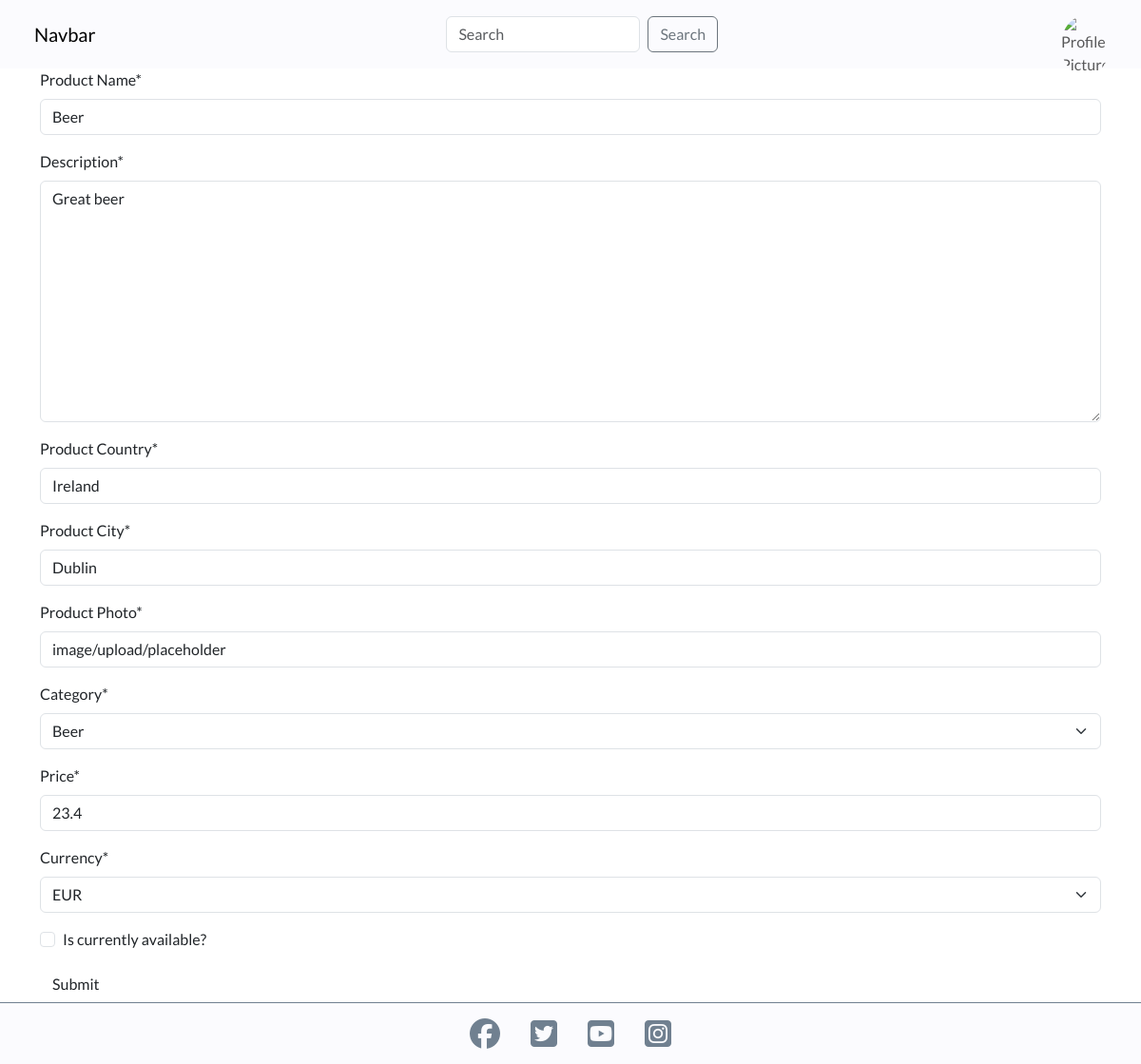
Page /products/edit/beer/14/ (signed in) on the earlier database version.
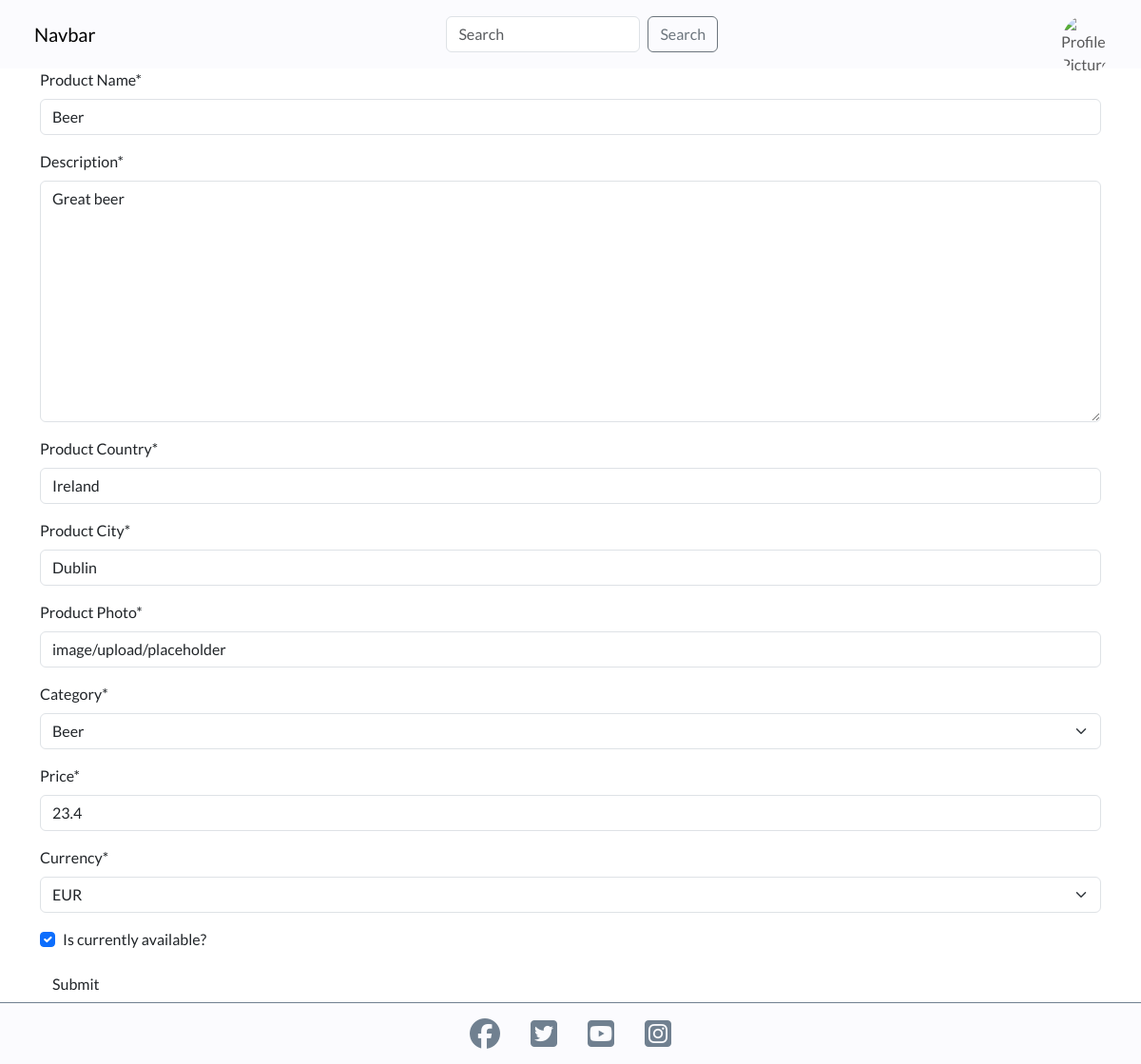
Same page on the later database version.
### products/models.py (models this page shows, shortened)
class Product(models.Model):
    user = models.ForeignKey(
        User,
        on_delete=models.CASCADE,
        related_name="producer"
        )
    title = models.CharField(max_length=150, null=False, blank=False)
    description = models.TextField(null=False, blank=False)
    country = models.CharField(max_length=200)
    city = models.CharField(max_length=200)
    created_date = models.DateTimeField(auto_now_add=True)
    updated_date = models.DateTimeField(auto_now=True)
    image = CloudinaryField('image', default='placeholder')
    category = models.CharField(
        max_length=50,
        choices=CATEGORIES,
        default="other"
        )
    price = models.FloatField()
    currency = models.CharField(
        max_length=10,
        choices=CURRENCIES,
        default="eur"
        )
    available = models.BooleanField()
    slug = models.SlugField(max_length=200)
    favorited_by = models.ManyToManyField(User, related_name='favorites')
    class Meta:
        ordering = ['-updated_date']

### products/views.py (the view, shortened to what this page needs)
class EditProduct(LoginRequiredMixin, UserPassesTestMixin, generic.UpdateView):
    template_name = 'products/add_product.html'
    form_class = ProductForm
    model = Product
    def test_func(self):
        return self.request.user == self.get_object().user

### products/forms.py
class ProductForm(forms.ModelForm):
    class Meta:
        model = Product
        fields = [
            'title',
            'description',
            'country',
            'city',
            'image',
            'category',
            'price',
            'currency',
            'available'
        ]
        labels = {
            'title': 'Product Name',
            'description': 'Description',
            'country': 'Product Country',
            'city': 'Product City',
            'image': 'Product Photo',
            'category': 'Category',
            'price': 'Price',
            'currency': 'Currency',
            'available': 'Is currently available?'
        }

### products/templates/products/add_product.html (shortened to what this page needs)
{% extends 'base.html' %}
{% block content %}
    <div class="container">
        <form method="POST" enctype="multipart/form-data">
            {{ form | crispy }}
            <input type="submit" value="Submit" class="btn">
        </form>
    </div>
{% endblock %}

### templates/base.html (shortened to what this page needs)
{% load static %}
<!DOCTYPE html>
<html lang="en">
<head>
    <link href="https://cdn.jsdelivr.net/npm/bootstrap@5.3.2/dist/css/bootstrap.min.css" rel="stylesheet">
    <link rel="stylesheet" href="{% static './css/base.css' %}">
</head>
<body>
    <header>
        {% with request.resolver_match.url_name as url_name %}
            <nav class="navbar navbar-expand">
                <div class="container-fluid justify-content-between">
                    <a class="navbar-brand" href="{% url 'home' %}">Navbar</a>
                    <form class="d-flex {% if 'account' in url_name %}hidden{% endif %}" role="search" method="GET" action="{% url 'products' %}">
                        <input class="form-control me-2" name="q" type="search" placeholder="Search" aria-label="Search">
                        <button class="btn btn-outline-secondary" type="submit">Search</button>
                    </form>
                    <div class="collapse navbar-collapse" id="navbarSupportedContent">
                        <ul class="navbar-nav ms-auto">
                            <li class="nav-item dropdown">
                                <a class="nav-link" href="#" role="button" data-bs-toggle="dropdown" aria-expanded="false">
                                    {% if user.is_authenticated %}
                                        {% if "placeholder" in user.profile.image.url %}
                                            <img src="{% static 'icons/icon_menu_1.png' %}" alt="Profile Menu Icon" class="icon-menu">
                                        {% else %}
                                            <img src="{{ user.profile.image.url }}" alt="Profile Picture" class="profile-pic-menu">
                                        {% endif %}
                                    {% else %}
                                        <img src="{% static 'icons/icon_menu_1.png' %}" alt="Profile Menu Icon" class="icon-menu">
                                    {% endif %}
                                </a>
                            </li>
                        </ul>
                    </div>
                </div>
            </nav>
        {% endwith %}
    </header>
    <main>
        {% block content %}
        {% endblock %}
    </main>
    <footer>
        <a href="https://facebook.com" target="_blank" rel="noopener"
            aria-label="Visit our Facebook page (opens in a new tab)"><i class="fab fa-facebook social-media-icon"></i></a>
        <a href="https://twitter.com" target="_blank" rel="noopener"
            aria-label="Visit our Twitter page (opens in a new tab)"><i
                class="fab fa-twitter-square social-media-icon"></i></a>
        <a href="https://youtube.com" target="_blank" rel="noopener"
            aria-label="Visit our Youtube page (opens in a new tab)"><i
                class="fab fa-youtube-square social-media-icon"></i></a>
        <a href="https://instagram.com" target="_blank" rel="noopener"
            aria-label="Visit our Instagram page (opens in a new tab)"><i
                class="fab fa-instagram-square social-media-icon"></i></a>
    </footer>
</body>
</html>

### static/css/base.css (style rules this page uses)
:root { --title: 'Montserrat', sans-serif; --body: 'Lato', sans-serif; --spring-green: rgb(41,122,76); --russet: rgb(139,69,19); --lavender: rgb(216,212,242); --off-lavender: rgba(216,212,242,0.1); --cocoa-brown: rgb(210,105,30); --azure: rgb(0,127,255); --slate-gray: rgb(112, 128, 144); --cloud-white: rgb(255, 255, 255); --beige: rgb(245, 245, 220); --box-shadow-small-lavender: 0px 0px 6px -1px rgb(216,212,242); }
html, body { height: 100%; }
body { display: flex; flex-direction: column; font-family: var(--body); }
main { flex: 1 0 auto; }
a { text-decoration: none; color: black; }
ul { list-style-type: none; }
.navbar { padding: 0.5rem 1.5rem; background-color: var(--off-lavender); }
.navbar-collapse { flex-grow: 0; }
.nav-item.dropdown { height: 3.5rem; width: 3.5rem; }
.profile-pic-menu { width: 100%; aspect-ratio: 1 / 1; border-radius: 50%; object-fit: cover; }
footer { flex-shrink: 0; display: flex; flex-direction: row; align-items: center; justify-content: center; border-top: 1px solid var(--slate-gray); background-color: var(--off-lavender); }
.social-media-icon { font-size: 200%; padding: 1rem; color: var(--slate-gray); }

Differences in the rows shown:
changed Product "Beer": available "☐" → "☑"
